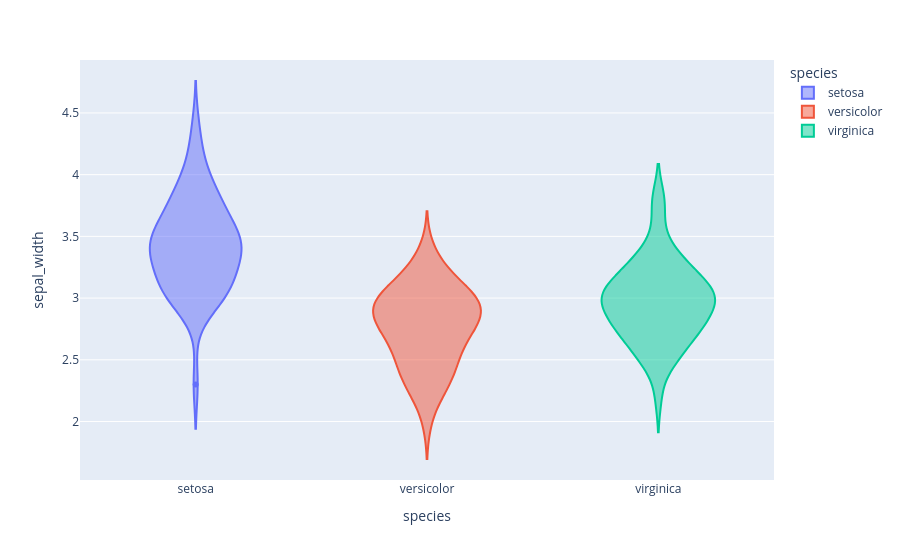

This figure's notebook cell:
### Markdown cell above
# 5. Violin Plot

### Code cell
fig_5=px.violin(df,x='species',y='sepal_width',color='species')
fig_5.show()

### Figure 1 — Plotly figure (JSON) as saved in the notebook; plotly's stock layout.template omitted (floating-point values rounded to 4 significant figures)
{"data": [{"alignmentgroup": "True", "box": {"visible": false}, "hovertemplate": "species=%{x}<br>sepal_width=%{y}<extra></extra>", "legendgroup": "setosa", "marker": {"color": "#636efa"}, "name": "setosa", "offsetgroup": "setosa", "orientation": "v", "scalegroup": "True", "showlegend": true, "type": "violin", "x": ["setosa", "setosa", "setosa", "setosa", "setosa", "setosa", "setosa", "setosa", "setosa", "setosa", "setosa", "setosa", "setosa", "setosa", "setosa", "setosa", "setosa", "setosa", "setosa", "setosa", "setosa", "setosa", "setosa", "setosa", "setosa", "setosa", "setosa", "setosa", "setosa", "setosa", "setosa", "setosa", "setosa", "setosa", "setosa", "setosa", "setosa", "setosa", "setosa", "setosa", "setosa", "setosa", "setosa", "setosa", "setosa", "setosa", "setosa", "setosa", "setosa", "setosa"], "x0": " ", "xaxis": "x", "y": [3.5, 3.0, 3.2, 3.1, 3.6, 3.9, 3.4, 3.4, 2.9, 3.1, 3.7, 3.4, 3.0, 3.0, 4.0, 4.4, 3.9, 3.5, 3.8, 3.8, 3.4, 3.7, 3.6, 3.3, 3.4, 3.0, 3.4, 3.5, 3.4, 3.2, 3.1, 3.4, 4.1, 4.2, 3.1, 3.2, 3.5, 3.6, 3.0, 3.4, 3.5, 2.3, 3.2, 3.5, 3.8, 3.0, 3.8, 3.2, 3.7, 3.3], "y0": " ", "yaxis": "y"}, {"alignmentgroup": "True", "box": {"visible": false}, "hovertemplate": "species=%{x}<br>sepal_width=%{y}<extra></extra>", "legendgroup": "versicolor", "marker": {"color": "#EF553B"}, "name": "versicolor", "offsetgroup": "versicolor", "orientation": "v", "scalegroup": "True", "showlegend": true, "type": "violin", "x": ["versicolor", "versicolor", "versicolor", "versicolor", "versicolor", "versicolor", "versicolor", "versicolor", "versicolor", "versicolor", "versicolor", "versicolor", "versicolor", "versicolor", "versicolor", "versicolor", "versicolor", "versicolor", "versicolor", "versicolor", "versicolor", "versicolor", "versicolor", "versicolor", "versicolor", "versicolor", "versicolor", "versicolor", "versicolor", "versicolor", "versicolor", "versicolor", "versicolor", "versicolor", "versicolor", "versicolor", "versicolor", "versicolor", "versicolor", "versicolor", "versicolor", "versicolor", "versicolor", "versicolor", "versicolor", "versicolor", "versicolor", "versicolor", "versicolor", "versicolor"], "x0": " ", "xaxis": "x", "y": [3.2, 3.2, 3.1, 2.3, 2.8, 2.8, 3.3, 2.4, 2.9, 2.7, 2.0, 3.0, 2.2, 2.9, 2.9, 3.1, 3.0, 2.7, 2.2, 2.5, 3.2, 2.8, 2.5, 2.8, 2.9, 3.0, 2.8, 3.0, 2.9, 2.6, 2.4, 2.4, 2.7, 2.7, 3.0, 3.4, 3.1, 2.3, 3.0, 2.5, 2.6, 3.0, 2.6, 2.3, 2.7, 3.0, 2.9, 2.9, 2.5, 2.8], "y0": " ", "yaxis": "y"}, {"alignmentgroup": "True", "box": {"visible": false}, "hovertemplate": "species=%{x}<br>sepal_width=%{y}<extra></extra>", "legendgroup": "virginica", "marker": {"color": "#00cc96"}, "name": "virginica", "offsetgroup": "virginica", "orientation": "v", "scalegroup": "True", "showlegend": true, "type": "violin", "x": ["virginica", "virginica", "virginica", "virginica", "virginica", "virginica", "virginica", "virginica", "virginica", "virginica", "virginica", "virginica", "virginica", "virginica", "virginica", "virginica", "virginica", "virginica", "virginica", "virginica", "virginica", "virginica", "virginica", "virginica", "virginica", "virginica", "virginica", "virginica", "virginica", "virginica", "virginica", "virginica", "virginica", "virginica", "virginica", "virginica", "virginica", "virginica", "virginica", "virginica", "virginica", "virginica", "virginica", "virginica", "virginica", "virginica", "virginica", "virginica", "virginica", "virginica"], "x0": " ", "xaxis": "x", "y": [3.3, 2.7, 3.0, 2.9, 3.0, 3.0, 2.5, 2.9, 2.5, 3.6, 3.2, 2.7, 3.0, 2.5, 2.8, 3.2, 3.0, 3.8, 2.6, 2.2, 3.2, 2.8, 2.8, 2.7, 3.3, 3.2, 2.8, 3.0, 2.8, 3.0, 2.8, 3.8, 2.8, 2.8, 2.6, 3.0, 3.4, 3.1, 3.0, 3.1, 3.1, 3.1, 2.7, 3.2, 3.3, 3.0, 2.5, 3.0, 3.4, 3.0], "y0": " ", "yaxis": "y"}], "layout": {"legend": {"title": {"text": "species"}, "tracegroupgap": 0}, "margin": {"t": 60}, "violinmode": "overlay", "xaxis": {"anchor": "y", "categoryarray": ["setosa", "versicolor", "virginica"], "categoryorder": "array", "domain": [0, 1], "title": {"text": "species"}}, "yaxis": {"anchor": "x", "domain": [0, 1], "title": {"text": "sepal_width"}}}}
